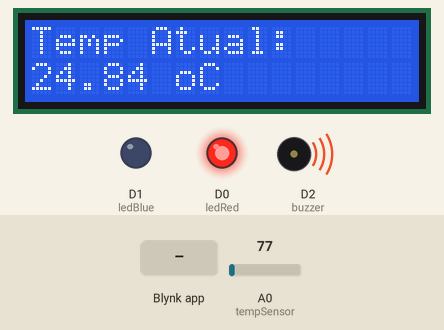
The sketch below on a simulated ESP8266 (NodeMCU). On the bench: 16×2 character LCD, output pins drawn as LEDs (lit = HIGH), buzzer (waves = sounding, pin HIGH). The inputs (shaded band) are chosen by the test bench; at power-on: A0 (tempSensor) = 77. WiFi joins after 1.5 s; servers stay silent unless stated.

Above: at 9.4 s.
9.5 s: Blynk app writes 1 to V0
At 10.8 s:
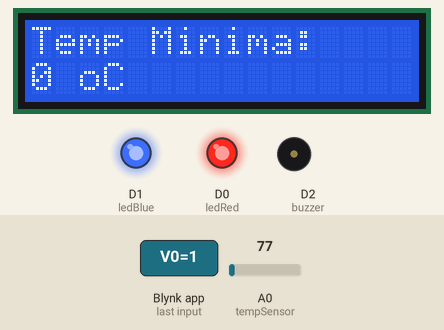
13.5 s: Blynk app writes 1 to V0
At 14.8 s:
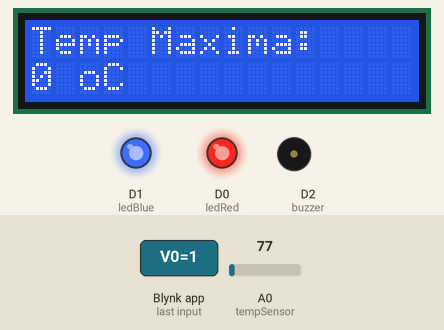
17.5 s: Blynk app writes 1 to V0
At 18.6 s:
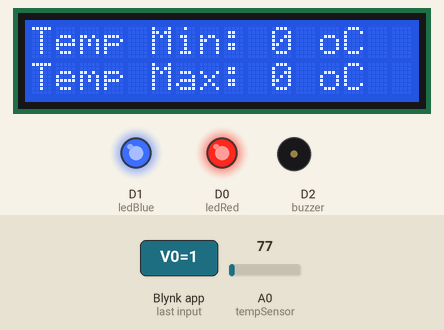
23.0 s: A0 (tempSensor) set to 92
At 25.7 s:
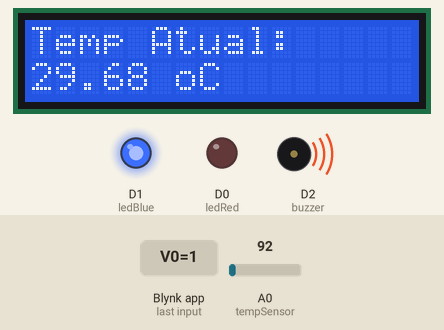
26.0 s: A0 (tempSensor) set to 107
At 28.6 s:
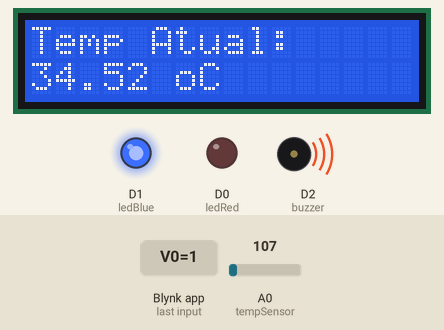
29.0 s: Blynk app writes 1 to V0
At 30.5 s:
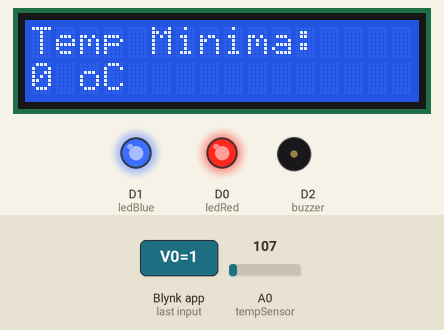
Timing chart, 0 to 32.0 s (numbered marks = the images above; inputs shaded):
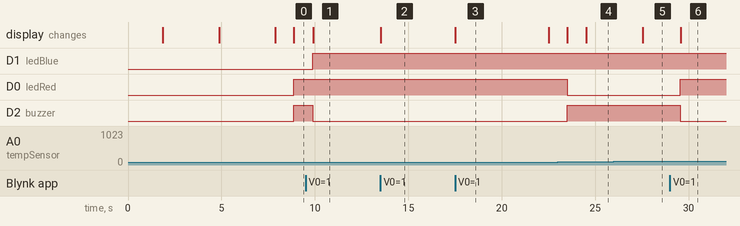

Measured:
- after the input at 9.5 s, D1 (ledBlue): LOW → HIGH after 0.39 s; D2 (buzzer): HIGH → LOW after 0.39 s; the display: changes after 0.42 s (image 1)
- after the input at 13.5 s, the display: changes at once (image 2)
- after the input at 17.5 s, the display: changes at once (image 3)
- after the input at 23.0 s, the display: first differs from a run without the input after 1.5 s (image 4)
- after the input at 26.0 s, the display: changes after 1.5 s (image 5)
- after the input at 29.0 s, D0 (ledRed): LOW → HIGH after 0.55 s; D2 (buzzer): HIGH → LOW after 0.55 s; the display: changes after 0.58 s (image 6)
- what the display in image 3 shows lasts 5.0 s, from 17.5 s to 22.5 s

The sketch:

projetoCamaraoApp.ino
```cpp
/*
 * UFRPE
 * Nome: David Luan Santos de Carvalho
 * Curso: Lic. em Commputação
 *
 * Projeto de Iniciação científica em IoT:
 * Carcincultura - Monitoramento de qualidade de água para camarões em cativeiro.
 * Professor Dr.: Obionor Nóbrega.
 *
 * Resumo:
 * O desafio é criar um sistema IoT que monitora a temperatura a cada 1 segundo
 * e ativa um led na plataforma caso o limiar mínimo/máximo sejam ultrapassados.
 *
 * Fluxograma:
 * 1.(MODO DE LEITURA)
 * O sistema inicia o monitoramento da temperatura já pré-configuradas nas variáveis globais.
 * tempMin e tempMax.
 * Caso o valor da tempCount ultrapasse tempMin e tempMax, acende um led.
 * Caso não, continua monitorando a temp e apaga o led.
 *
 * 2.(MODO DE CONFIGURAÇÃO)
 * Se o botão do app seja pressionado (1ª vez), entra no menu de configuração da tempMin.
 * o usuário utiliza o potenciômetro no app para ajustar esse valor que entra na variável potCount.
 * Após clicar com o botão novamente (2ª vez), esse valor de potCount é incluído no tempMin.
 * E logo inicia novamente a leitura em tempo real do valor do potCount para o usuário ajustar qual
 * será a tempMax.
 * Quando o usuário pressionar o botão (3ª vez), o valor de potCount entra na variável tempMax.
 * As temperaturas são configuradas e mostra na tela:
 *
 * 1.potCount - Valor atual do potenciômetro
 * 2 tempCount - Valor atual do sensor de temperatura
 * 3.tempMin -  Valor atual da temperatura mínima configurada
 * 4.tempMax -  Valor atual da temperatura máxima configurada
 *
 * V0 = Button
 * V1 = Bar
 * V2 = Led Red
 * V3 = Display
 * V4 = Superchart (Gráfico)
 * V5 - Led Blue
 */

//LIBRARIES
#define BLYNK_PRINT Serial
#include <ESP8266WiFi.h>
#include <BlynkSimpleEsp8266.h>
#include <LiquidCrystal.h>
BlynkTimer timer;

//NETWORKING CONFIGURATIONS
char auth[] = "wyCXst8z1d8iLRjQYNz93dliSH5dy3LP";
char ssid[] = "KAKA Coliseu";
char pass[] = "Demario186";

//LCD IN DEVICE
LiquidCrystal lcd(D3, D4, D5, D6, D7, D8);

//TEMPSENSOR IN DEVICE
int tempSensor = A0;
float tempCount;
int tempMin = 28;
int tempMax = 35;

//LED IN DEVICE
int ledRed = D0;
int ledBlue = D1;

//BUZZER IN DEVICE
int buzzer = D2;

//BUTTON IN APP
int button = D1;
int buttonCount;

//POTENCIOMETER IN APP
int potCount;

//LED IN APP
WidgetLED led1(V2);
WidgetLED led2(V5);

//TIMER EVENT
void myTimerEvent(){
  Blynk.virtualWrite(V3, millis() / 1000); //Display
  Blynk.virtualWrite(V4, millis() / 1000); //Gráfico

}

void setup() {
  Serial.begin(115200);
  Blynk.begin(auth, ssid, pass);
  pinMode(tempSensor,INPUT);
  pinMode(ledRed,OUTPUT);
  pinMode(ledBlue,OUTPUT);
  pinMode(buzzer,OUTPUT);
  timer.setInterval(2000L, myTimerEvent);
  lcd.begin(16, 2);
  welcome();
}

//BUTTON IN APP READING
BLYNK_WRITE(V0){
  if (param.asInt()==1){
    buttonCount = buttonCount + 1;
    //Serial.println(buttonCount);
  }
}

/*
//SUPERCHART IN APP READING
BLYNK_WRITE(V0){
  potCount = param.asInt();
}*/

//POTENCIOMETER IN APP READING
BLYNK_WRITE(V1){
  potCount = param.asInt();
}

//TEMP VERIFICATION
void verifyTemp(){
  tempCount = (float(analogRead(tempSensor))*3.300/(1023))/0.01;
  //Serial.println("Temperatura atual: ");
  //Serial.println(tempCount);
  delay(1000);
}

//ON ALERT TEMPERATURE MIN
void alertOnMin(){
  led2.on();
  digitalWrite(ledRed,HIGH);
  digitalWrite(ledBlue,LOW);
  digitalWrite(buzzer,HIGH);
}

//ON ALERT TEMPERATURE MAX
void alertOnMax(){
  led1.on();
  digitalWrite(ledRed,LOW);
  digitalWrite(ledBlue,HIGH);
  digitalWrite(buzzer,HIGH);
}

//OFF ALERT TEMPERATURE
void alertOff(){
  led2.off();
  led1.off();
  digitalWrite(ledRed,HIGH);
  digitalWrite(ledBlue,HIGH);
  digitalWrite(buzzer,LOW);
}

//LCD WELCOME
void welcome(){
  lcd.clear();
  lcd.setCursor(0,0);
  lcd.print("Camarao App");
  delay(3000);
  lcd.clear();
  lcd.print("Autor:");
  lcd.setCursor(0,1);
  lcd.print("David Carvalho");
  delay(3000);
  lcd.clear();
}

//LCD TEMP MONITORING
void lcdMonitor(){
  lcd.clear();
  lcd.setCursor(0,0);
  lcd.print("Temp Atual: ");
  lcd.setCursor(0,1);
  lcd.print(tempCount);
  lcd.print(" oC");
}

//LCD CONFIG TEMP MIN
void lcdConfigTempMin(){
  lcd.clear();
  lcd.setCursor(0,0);
  lcd.print("Temp Minima: ");
  lcd.setCursor(0,1);
  lcd.print(potCount);
  lcd.print(" oC");
  tempMin = potCount;
}
//LCD CONFIG TEMP MAX
void lcdConfigTempMax(){
  lcd.clear();
  lcd.setCursor(0,0);
  lcd.print("Temp Maxima: ");
  lcd.setCursor(0,1);
  lcd.print(potCount);
  lcd.print(" oC");
}
//LCD CONFIGURATIONS
void lcdConfigurations(){
  tempMax = potCount;
  lcd.clear();
  lcd.setCursor(0,0);
  lcd.print("Temp Min: ");
  lcd.print(tempMin);
  lcd.print(" oC");
  lcd.setCursor(0,1);
  lcd.print("Temp Max: ");
  lcd.print(tempMax);
  lcd.print(" oC");
  delay(5000);
  lcd.clear();
  buttonCount = 0;
}

void loop() {

  Blynk.run();
  //timer.run();
  Blynk.virtualWrite (V3,tempCount);
  Blynk.virtualWrite (V4,tempCount);

  //CONFIGURATION TEMP MIN
  if(buttonCount == 1){
    alertOff();
    lcdConfigTempMin();
  }

  //CONFIGURATION TEMP MAX
  else if(buttonCount == 2){
    lcdConfigTempMax();
  }

  //CONFIRMATION OF CONFIGURATIONS
  else if (buttonCount == 3){
    lcdConfigurations();
  }

  //TEMP MONITORING
  else{
     verifyTemp();
     lcdMonitor();

     if((tempCount > tempMax) and (buttonCount == 0)){
      alertOnMax();
     }

     else if((tempCount < tempMin) and (buttonCount == 0)){
      alertOnMin();
     }

     else{
        alertOff();
     }
  }
}
```
